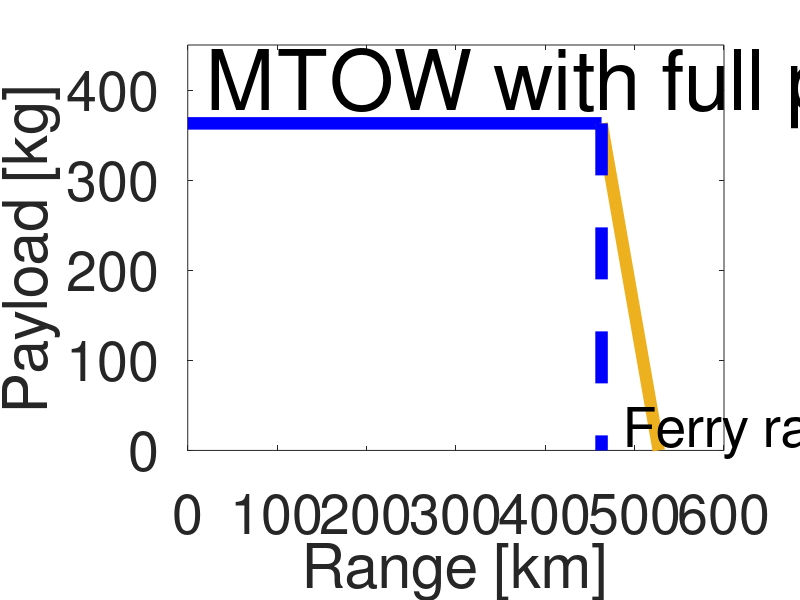

Recreate this plot in MATLAB.
%% Input . group 3
g = 9.81;
MTOW=5298
M_batt=2053
cb=1800000
percent_emptiness_payload=0.5
%percent_empti
eta_i= 0.95; %efficiency of the inverter
eta_m =0.9 ;%efficiency of motor
eta_prop=0.95; %effeciency of propellor
eta_total =eta_i*eta_m*eta_prop;
% MTOW = 1736; %kg <------ INPUT 
% OEW = 1130; %kg  <------ INPUT
% W_Fuel = 232; % kg <------ INPUT
% A_payload = 362 % kg <------ INPUT
A_payload=363
% range calculations for propeller aircraft
np = 0.8;   % assumed from class 1 weight estimation excel
   % assumed from class 1 weight estimation excel

% w4w5A = 1./(0.966); % assumed from class 1 weight estimation excel  <------ INPUT
  % <------ INPUT
% L_D = 9; % assumed from slide 42  <------ INPUT

% percent_emptiness_payload = 0.5; % <------ Assumption 


%% Point A Second Try

M_fuel_cruiseA = MTOW ;
range_A = 250; % nmi from requirements
range_A = range_A * 1.852

%% Point B Second Try
L_D=8.5
%range_B= cb*L_D/g*M_batt/(MTOW-percent_emptiness_payload*A_payload)*eta_total/1000 

%% Point C Ferry range

range_C=cb*L_D/g*M_batt/(MTOW - percent_emptiness_payload*A_payload - percent_emptiness_payload*A_payload)*eta_total/1000 

f3 = figure;
plot([0,range_A], [A_payload,A_payload], "Color","blue",'LineWidth',9);
hold on
plot([range_A,range_C], [A_payload, 0], "Color", [0.9290 ,   0.6940   , 0.1250],'LineWidth',9);
xlabel("Range [km]","FontSize", 10)
ylabel("Payload [kg]","FontSize", 20)
plot([range_A, range_A], [A_payload, 0],'--', "Color","blue",'LineWidth',9);
%plot([range_B, range_B], [percent_emptiness_payload*A_payload, 0],'--', "Color","red",'LineWidth',9);
%plot([0, range_B], [percent_emptiness_payload*A_payload, percent_emptiness_payload*A_payload],...
   % '--', "Color","red",'LineWidth',7);

ylim([0, 450])
xlabel("Range [km]","FontSize", 10)
ylabel("Payload [kg]","FontSize", 1)
% title("Payload Range Diagram","FontSize", 25)


text(20, A_payload+40, "MTOW with full payload", "FontSize", 60)
%text(20, percent_emptiness_payload*A_payload+15, "50% payload", "FontSize", 40)
text(range_C-40, 20, "Ferry range", "FontSize", 40 )


set(gca,'FontSize',40)